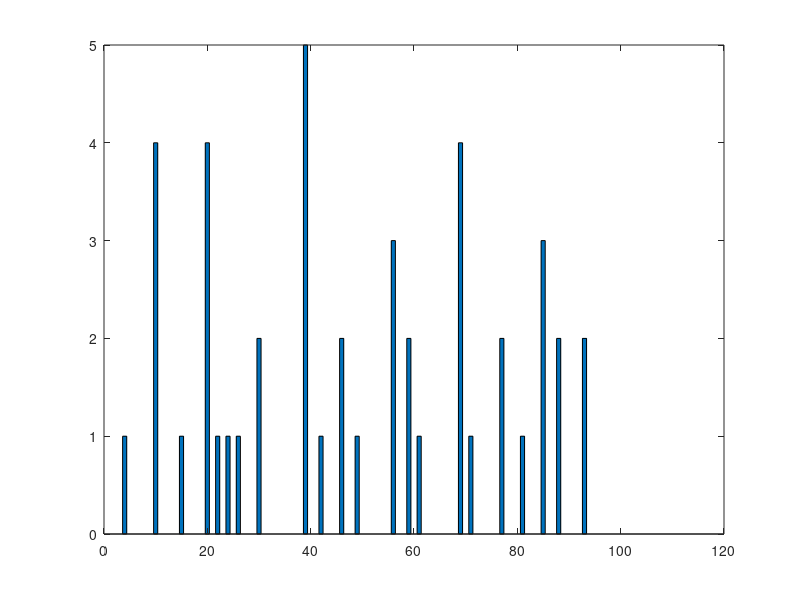

MATLAB code to generate this figure:
count = 0;
head = 0;
a=zeros(1,100);
b=zeros(1,100);
limit = 0.5;
for j=1:100
    a(j)=rand();
    if a(j)>1-limit
    head =head+1;
    count=count+1;
    else
    b(j)=count;
    count=0;
    end
end
b
h=bar(b);
